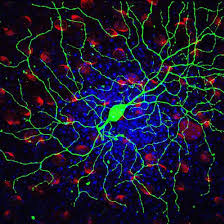
#> input picture Ejercicios laboratorio Universidad (1)/F1.png, 224 x 224 px
$ python 'Ejercicio 5.py'
#> lines starting #> are read from the running program, lines starting #| are printed output that depends on the picture
from PIL import Image
import matplotlib.pyplot as plt

def graficos(imagen,titulo):
    histograma=imagen.histogram()
    x=range(len(histograma))

    plt.figure("Histograma GREY")
    plt.subplot(2,1,1)
    plt.xticks([0, 50, 100, 150, 200, 255])
    plt.bar(x,histograma, align='center')
    plt.title("Histograma Normal/Acumulativo "+titulo)
    plt.xlabel('Valores de intensidad')
    plt.ylabel('Numero de pixeles')

    h_acumulativo=[]
    sumatoria=0
    for valor in histograma:
        sumatoria+=valor
        h_acumulativo.append(sumatoria)

    plt.subplot(2,1,2)
    plt.xticks([0, 50, 100, 150, 200, 255])
    plt.bar(x,h_acumulativo, align='center')
    plt.xlabel('Valores de intensidad')
    plt.ylabel('Numero de pixeles')
    plt.show()

def mostrar(imagenes):
    for i in range(0,len(imagenes)):
        imagen=Image.open(imagenes[i]).convert('L')
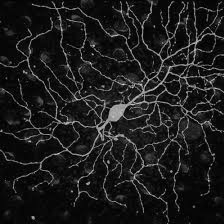
#> imagen: PIL image 224x224 L; min 0, max 220, mean 27.9
        graficos(imagen,imagenes[i])
#> in graficos, `histograma=imagen.histogram()`: histograma = 256 values, max 3453 at index 7, min 0 at index 199, mean 196
#> the loop in graficos, `for valor in histograma:` made 256 passes
#> (valor, sumatoria) on passes 1 to 3: (51, 51), (468, 519), (766, 1285)
#> after the loop in graficos, `for valor in histograma:`: h_acumulativo = 256 values from 51 to 50176; sumatoria = 50176
#> in graficos, `plt.show()`:
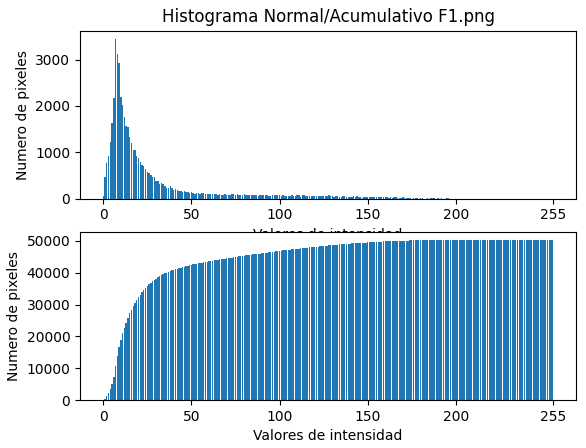
#> figure drawn by matplotlib, 2 panels; panel 1: tallest bar 3453 high, from x = 6.6 to 7.4
#> pass 2 of the loop in mostrar, `for i in range(0,len(imagenes)):`:
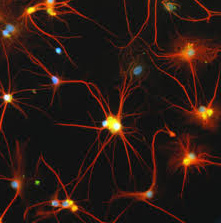
#> input picture Ejercicios laboratorio Universidad (1)/F2.png, 221 x 223 px
#> in mostrar, `imagen=Image.open(imagenes[i]).convert('L')`:
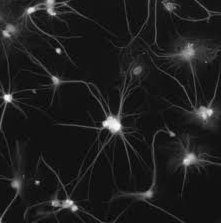
#> imagen: PIL image 221x223 L; min 5, max 251, mean 30.9
#> histograma = 256 values, max 7090 at index 18, min 0 at index 0, mean 192.5
#> the loop in graficos (call 2), `for valor in histograma:` made 256 passes
#> (valor, sumatoria) on passes 2 to 4: (0, 0), (0, 0), (0, 0)
#> after the loop in graficos (call 2), `for valor in histograma:`: h_acumulativo = 256 values from 0 to 49283; sumatoria = 49283
#> in graficos (call 2), `plt.show()`:
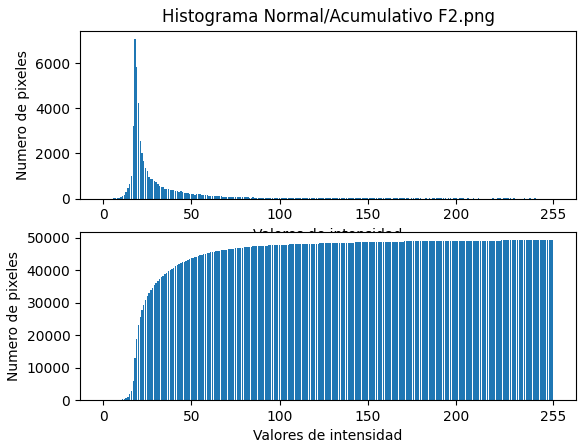
#> figure drawn by matplotlib, 2 panels; panel 1: tallest bar 7090 high, from x = 17.6 to 18.4
#> pass 3 of the loop in mostrar, `for i in range(0,len(imagenes)):`:
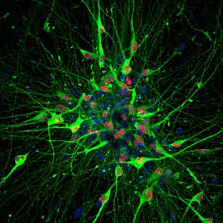
#> input picture Ejercicios laboratorio Universidad (1)/F3.png, 223 x 223 px
#> in mostrar, `imagen=Image.open(imagenes[i]).convert('L')`:
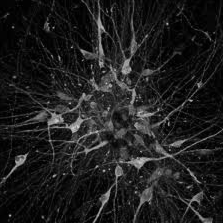
#> imagen: PIL image 223x223 L; min 0, max 210, mean 30.6
#> histograma = 256 values, max 1697 at index 4, min 0 at index 190, mean 194.3
#> the loop in graficos (call 3), `for valor in histograma:` made 256 passes
#> (valor, sumatoria) on passes 1 to 3: (367, 367), (1487, 1854), (1501, 3355)
#> after the loop in graficos (call 3), `for valor in histograma:`: h_acumulativo = 256 values from 367 to 49729; sumatoria = 49729
#> in graficos (call 3), `plt.show()`:
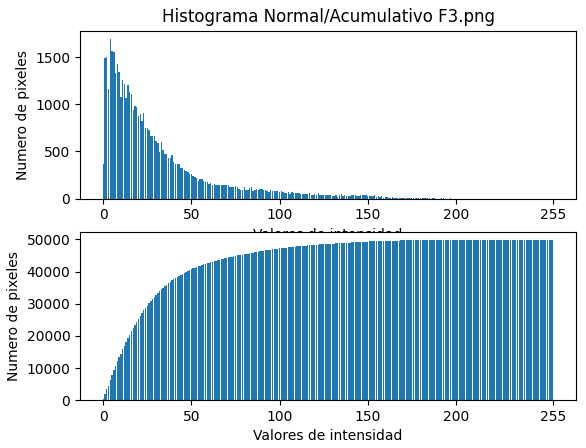
#> figure drawn by matplotlib, 2 panels; panel 1: tallest bar 1697 high, from x = 3.6 to 4.4
#> the loop made 6 passes; the first 3 are shown

imagenes=["F1.png","F2.png","F3.png","F4.png","F5.png","F6.png",]
mostrar(imagenes)
